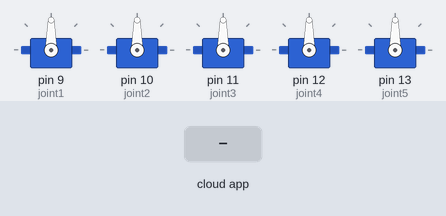
This sketch was run on a simulated Arduino Uno, built with avr-gcc and run on an emulated ATmega328P. Shown: 5 × servo. The test bench sets the inputs (shaded band). The ROS host is connected and sends only what is stated.

Above: at 1.2 s.
1.3 s: the phone or cloud app sets command to -100
At 2.4 s:
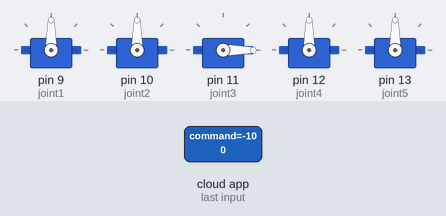
2.8 s: the phone or cloud app sets command to 0
At 3.5 s:
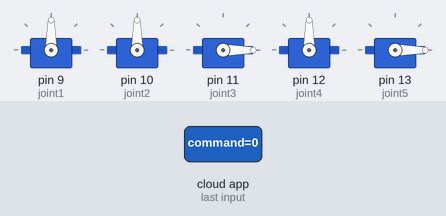
4.3 s: the phone or cloud app sets command to 100
At 4.7 s:
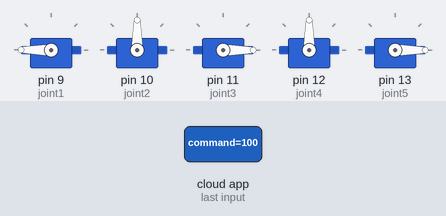
5.8 s: the phone or cloud app sets command to -100
At 7.0 s:
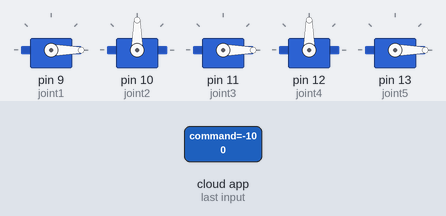
Timing chart, 0 to 8.3 s (numbered marks = the images above; inputs shaded):
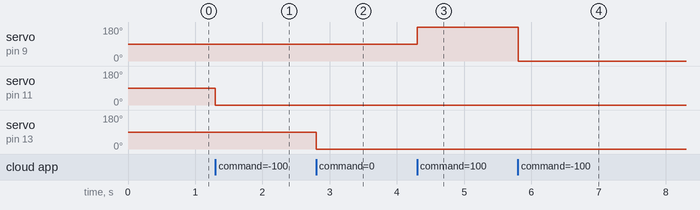

The sketch:

arm_hardware_control.ino
```cpp
//rosrun rosserial_python serial_node.py /dev/ttyACM0
// On Ubuntu, if the port acces is denied: sudo chmod a+rw /dev/ttyACM0
#if (ARDUINO >= 100)
 #include <Arduino.h>
#else
 #include <WProgram.h>
#endif

#include <Servo.h>
#include <ros.h>
#include <std_msgs/Float64.h>

#define rad2deg (180/3.14159265)

/*
  This program is designed to control the 5 joints of the robotic arm form the data
  available on the topics available on the ROS environement provided by the VR controller
 */

ros::NodeHandle  nh;

Servo joint1;
Servo joint2;
Servo joint3;
Servo joint4;
Servo joint5;

// These callbacks are called at every new publication on the attached topics
void joint1_cb( const std_msgs::Float64& msg){
  int joint_angle = int(rad2deg * msg.data);
  joint1.write(joint_angle * 5); //set servo angle, should be from 0-180
}
void joint2_cb( const std_msgs::Float64& msg){
  int joint_angle = int(rad2deg * msg.data);
  joint2.write(int(rad2deg * msg.data)); //set servo angle, should be from 0-180
}

void joint3_cb( const std_msgs::Float64& msg){
  int joint_angle = int(rad2deg * msg.data);
  joint3.write(joint_angle); //set servo angle, should be from 0-180
}
void joint4_cb( const std_msgs::Float64& msg){
  int joint_angle = int(rad2deg * msg.data);
  joint4.write(int(rad2deg * msg.data)); //set servo angle, should be from 0-180
}

void joint5_cb( const std_msgs::Float64& msg){
  int joint_angle = int(rad2deg * msg.data);
  joint5.write(joint_angle); //set servo angle, should be from 0-180
}


ros::Subscriber<std_msgs::Float64> joint1_sub("/mrm/joint1_position_controller/command", joint1_cb);
ros::Subscriber<std_msgs::Float64> joint2_sub("/mrm/joint2_position_controller/command", joint2_cb);
ros::Subscriber<std_msgs::Float64> joint3_sub("/mrm/joint3_position_controller/command", joint3_cb);
ros::Subscriber<std_msgs::Float64> joint4_sub("/mrm/joint4_position_controller/command", joint4_cb);
ros::Subscriber<std_msgs::Float64> joint5_sub("/mrm/joint5_position_controller/command", joint5_cb);


void setup(){
  nh.initNode();
  nh.subscribe(joint1_sub);
  nh.subscribe(joint2_sub);
  nh.subscribe(joint3_sub);
  nh.subscribe(joint4_sub);
  nh.subscribe(joint5_sub);
  joint1.attach(9); //attach it to pin 9
  joint2.attach(10); //attach it to pin 10
  joint3.attach(11); //attach it to pin 9
  joint4.attach(12); //attach it to pin 10
  joint5.attach(13); //attach it to pin 9
}

void loop(){
  nh.spinOnce();
  delay(1);
}
```

Measured:
- after the input at 1.3 s, servo on pin 11 (joint3): 90° → 0° at once
- after the input at 2.8 s, servo on pin 13 (joint5): 90° → 0° at once
- after the input at 4.3 s, servo on pin 9 (joint1): 90° → 180° at once
- after the input at 5.8 s, servo on pin 9 (joint1): 180° → 0° at once
